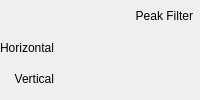
          <widget class="QFrame" name="back_filter_frame">
           <property name="styleSheet">
            <string notr="true">#back_filter_frame{
	border-image: url(:/icons/images/alias_background.png);
}</string>
           </property>
           <layout class="QGridLayout" name="gridLayout_9" columnstretch="1,4">
            <property name="leftMargin">
             <number>0</number>
            </property>
            <property name="topMargin">
             <number>0</number>
            </property>
            <property name="rightMargin">
             <number>7</number>
            </property>
            <property name="bottomMargin">
             <number>5</number>
            </property>
            <property name="horizontalSpacing">
             <number>18</number>
            </property>
            <property name="verticalSpacing">
             <number>0</number>
            </property>
            <item row="0" column="1">
             <widget class="QLabel" name="label_40">
              <property name="text">
               <string>Peak Filter</string>
              </property>
              <property name="alignment">
               <set>Qt::AlignRight|Qt::AlignTrailing|Qt::AlignVCenter</set>
              </property>
             </widget>
            </item>
            <item row="2" column="0">
             <widget class="QLabel" name="label_42">
              <property name="text">
               <string>Vertical</string>
              </property>
              <property name="alignment">
               <set>Qt::AlignRight|Qt::AlignTrailing|Qt::AlignVCenter</set>
              </property>
             </widget>
            </item>
            <item row="1" column="0">
             <widget class="QLabel" name="label_41">
              <property name="text">
               <string>Horizontal</string>
              </property>
              <property name="alignment">
               <set>Qt::AlignRight|Qt::AlignTrailing|Qt::AlignVCenter</set>
              </property>
             </widget>
            </item>
            <item row="0" column="0">
             <spacer name="horizontalSpacer_32">
              <property name="orientation">
               <enum>Qt::Horizontal</enum>
              </property>
              <property name="sizeHint" stdset="0">
               <size>
                <width>40</width>
                <height>20</height>
               </size>
              </property>
             </spacer>
            </item>
            <item row="1" column="1">
             <widget class="SingleSliderWithSpinbox" name="widget_back_peak_hori" native="true"/>
            </item>
            <item row="2" column="1">
             <widget class="SingleSliderWithSpinbox" name="widget_back_peak_verti" native="true"/>
            </item>
           </layout>
          </widget>
